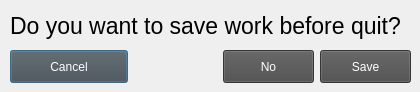
<?xml version="1.0" encoding="UTF-8"?>
<ui version="4.0">
 <class>Save_quit_dialog</class>
 <widget class="QDialog" name="save_quit_dialog">
  <property name="geometry">
   <rect>
    <x>0</x>
    <y>0</y>
    <width>420</width>
    <height>92</height>
   </rect>
  </property>
  <property name="windowTitle">
   <string>Save?</string>
  </property>
  <property name="styleSheet">
   <string notr="true">QPushButton {
	color: white;
	background-color: rgb(75, 75, 75);
}</string>
  </property>
  <widget class="QLabel" name="label">
   <property name="geometry">
    <rect>
     <x>10</x>
     <y>10</y>
     <width>401</width>
     <height>31</height>
    </rect>
   </property>
   <property name="styleSheet">
    <string notr="true">font-size: 23px;</string>
   </property>
   <property name="text">
    <string>Do you want to save work before quit?</string>
   </property>
  </widget>
  <widget class="QPushButton" name="no_button">
   <property name="geometry">
    <rect>
     <x>223</x>
     <y>50</y>
     <width>91</width>
     <height>33</height>
    </rect>
   </property>
   <property name="text">
    <string>No</string>
   </property>
  </widget>
  <widget class="QPushButton" name="cancel_button">
   <property name="geometry">
    <rect>
     <x>10</x>
     <y>50</y>
     <width>118</width>
     <height>33</height>
    </rect>
   </property>
   <property name="text">
    <string>Cancel</string>
   </property>
   <property name="default">
    <bool>true</bool>
   </property>
  </widget>
  <widget class="QPushButton" name="save_button">
   <property name="geometry">
    <rect>
     <x>320</x>
     <y>50</y>
     <width>91</width>
     <height>33</height>
    </rect>
   </property>
   <property name="text">
    <string>Save</string>
   </property>
  </widget>
 </widget>
 <resources/>
 <connections/>
</ui>
